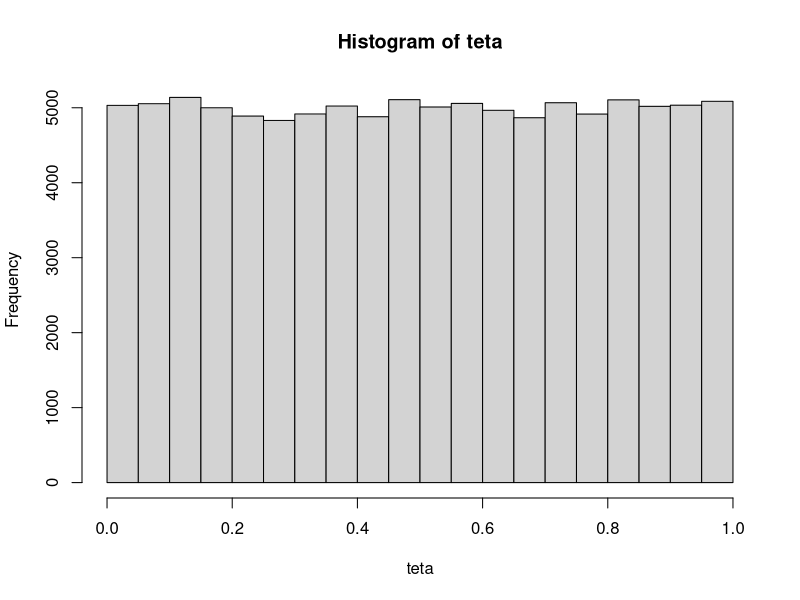
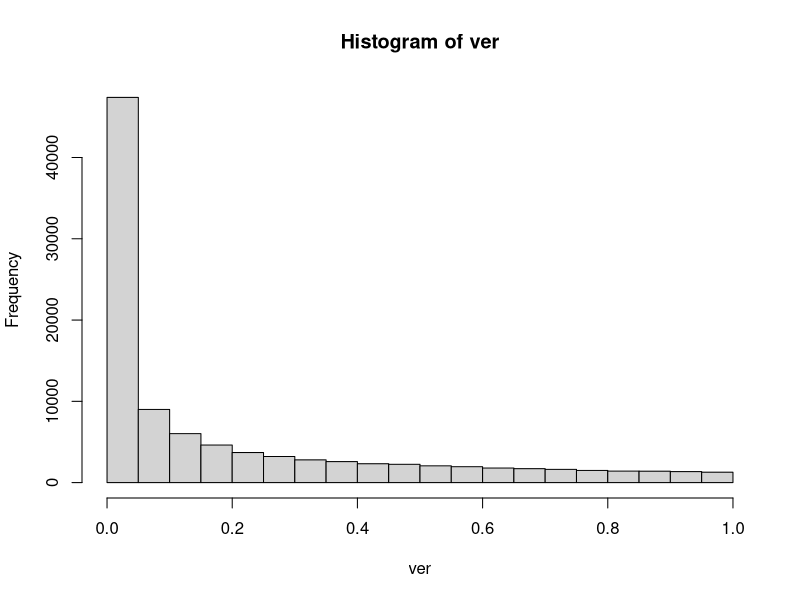
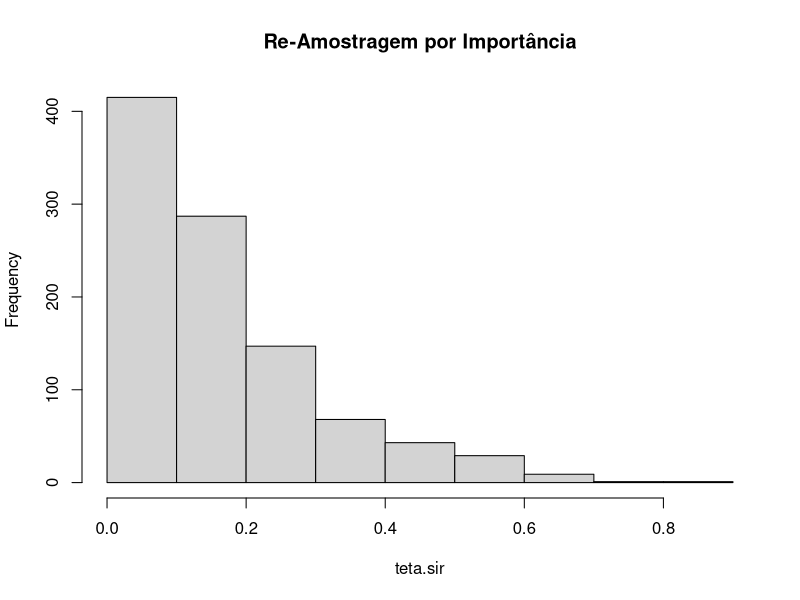

Recreate these plots in R, in order. (Note: this script raises an error after producing the figures.)
#********************************************************#
# www.metodosexatos.com                                  #
# Prof.Ms. André Santos | andre@metodosexatos.com.br     #
# Curso Análise Bayesiana: Simulação Estocástico com R   #
# Re-Amostragem por Importância                          #
# Data: 07/12/2019                                       #
#********************************************************#

# SIR::Sample Importance Resampling (Re-Amostragem por Importância)

#************************* Exemplo RU 486 **********************************#

#** Parte 1 - Cálculo da Amostra com Reposição **#
# Tamanho da amostra
n <- 10^5

# Amostra de teta
set.seed(42)
teta <- runif(n, 0, 1)
hist(teta)

# Verossimilhança para cada valor de teta (n = 4 e x = 0)
ver <- dbinom(0, 4, prob = teta)
hist(ver)

# Densidade da priori para os valores de teta
priori <- dunif(teta, 0, 1)

# Função de importância
imp <- dunif(teta, 0, 1)

# Pesos
pesos <- (ver*priori)/imp

# Pesos normalizados
pesos.norm <- pesos/sum(pesos)

# Amostra com reposição
set.seed(123)
teta.sir <- sample(teta, size = 1000, replace = TRUE, prob = pesos.norm)
hist(teta.sir, main = "Re-Amostragem por Importância")

# ----------------------------------------------------------------------
# Parte 2 - Estimativa dos valores dos parâmetros da distribuição
# ----------------------------------------------------------------------

#install.packages("fitdistrplus")
#library("fitdistrplus")
fit1 <- fitdist(teta.sir, "beta")
print(fit1)
param.fit1 <- coef(fit1)
alfa1 <- param.fit1[1]
beta1 <- param.fit1[2]

#Ajuste
fit2 <- fitdistr(teta.sir, "beta", start = list(shape1 = alfa1, shape2 = beta1))
print(fit2)
param.fit2 <- coef(fit2)
alfa2 <- param.fit2[1]
beta2 <- param.fit2[2]

#Matrix de coeficientes
coeficientes <- matrix(data = c(alfa1[[1]], alfa2[[1]], beta1[[1]], beta2[[1]]),
                                nrow = 2, ncol = 2, byrow = TRUE,
                                dimnames = list(c("Alfa", "Beta"), c("Fit 1", "Fit 2")))
print(coeficientes)

# ----------------------------------------------------------------------
# Parte 3 - Entropia Relativa à Uniformidade
# ----------------------------------------------------------------------
eru <- -sum(pesos.norm * log(pesos.norm)) / log(n)
print(eru)

# ----------------------------------------------------------------------
# Parte 4 - Resultados
# ----------------------------------------------------------------------

# Resumos estatísticos
summary(teta.sir)
quantile(teta.sir, c(0.025, 0.25, 0.5, 0.75, 0.975))
mean(teta.sir)
sd(teta.sir)

# Cálculo das probabilidades da distribuição posterior Beta
qbeta(0.5, alfa1, beta1)
qbeta(0.5, alfa2, beta2)
qbeta